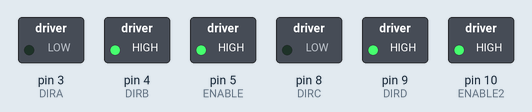
Simulated run of this sketch. Board: Arduino Uno, built with avr-gcc and run on an emulated ATmega328P. Shown: switched loads named in the sketch (green lamp = pin HIGH). What the sketch prints to the serial monitor is not drawn.

Above: at 0.2 s.
At 2.2 s:
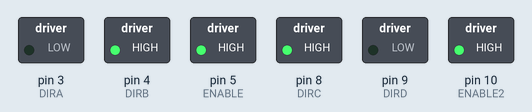
At 4.0 s:
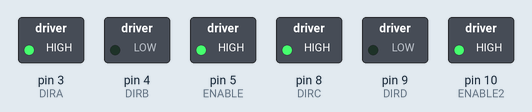
At 7.5 s:
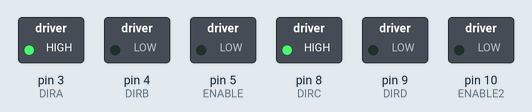
Timing chart, 0 to 10.4 s (numbered marks = the images above):
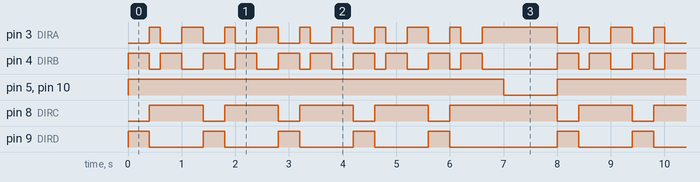

The sketch:

motors_test.ino
```cpp
/************************
Exercise the motor using
the L293D chip
************************/

#define ENABLE 5 // pin 1 chip
#define DIRA 3 // pin 7 chip
#define DIRB 4 // pin 2 chip
#define ENABLE2 10 // pin 10 chip
#define DIRC 8 // pin 15 chip
#define DIRD 9 // pin 9 chip
 // pins 4, 5, 12, 13 GND
 // pins 8 y 16 to 5V
 // pin 3 left motor
 // pin 6 left motor
 // pin 11 right motor
 // pin 14 right motor

enum state_t { stateStopped, stateRunning };
state_t state;
unsigned long startTime;
int i;

void setup() {
  //---set pin direction
  pinMode(ENABLE,OUTPUT);
  pinMode(ENABLE2, OUTPUT);
  pinMode(DIRA,OUTPUT);
  pinMode(DIRC, OUTPUT);
  pinMode(DIRB,OUTPUT);
  pinMode(DIRD, OUTPUT);
  Serial.begin(9600);
  state = stateStopped;
  startTime = millis();
}

void loop() {
  //---back and forth example
    Serial.println("One way, then reverse");
    digitalWrite(ENABLE,HIGH); // enable on
    digitalWrite(ENABLE2, HIGH);
    for (i=0;i<5;i++) {
    digitalWrite(DIRA,LOW); //forward
    digitalWrite(DIRC, LOW);
    digitalWrite(DIRB,HIGH);
    digitalWrite(DIRD, HIGH);
    delay(400);
    digitalWrite(DIRA,HIGH);  //backwards
    digitalWrite(DIRC, HIGH);
    digitalWrite(DIRB,LOW);
    digitalWrite(DIRD, LOW);
    delay(200);
    digitalWrite(DIRA,LOW); //turn left
    digitalWrite(DIRC, HIGH);
    digitalWrite(DIRB,HIGH);
    digitalWrite(DIRD, LOW);
    delay(400);
    digitalWrite(DIRA,HIGH);  //backwards
    digitalWrite(DIRC, HIGH);
    digitalWrite(DIRB,LOW);
    digitalWrite(DIRD, LOW);
    delay(400);
    }
  digitalWrite(ENABLE,LOW); // disable
  digitalWrite(ENABLE2, LOW);
  delay(1000);
}
```

Measured:
- by itself, pin 5 (ENABLE), pin 10 (ENABLE2): alternates HIGH for 7.0 s and LOW for 1.0 s
- by itself, pin 8 (DIRC): repeats every 8.0 s: 3 × (LOW 0.40 s, HIGH 1.0 s), LOW 0.40 s, HIGH 2.0 s, LOW 0.40 s, HIGH 1.0 s
- by itself, pin 9 (DIRD): repeats every 8.0 s: 4 × (LOW 1.0 s, HIGH 0.40 s), LOW 2.0 s, HIGH 0.40 s
- by itself, pin 3 (DIRA): repeats every 8.0 s: LOW 0.40 s, HIGH 0.40 s, LOW 0.40 s, HIGH 0.20 s, LOW 0.40 s, HIGH 0.40 s, LOW 0.40 s, HIGH 0.20 s, LOW 0.40 s, HIGH 0.40 s, LOW 0.40 s, HIGH 0.20 s, LOW 0.40 s, HIGH 0.40 s, LOW 0.40 s, HIGH 0.20 s, LOW 0.40 s, HIGH 1.4 s, LOW 0.40 s, HIGH 0.20 s
- by itself, pin 4 (DIRB): repeats every 8.0 s: LOW 0.20 s, HIGH 0.40 s, LOW 0.40 s, HIGH 0.40 s, LOW 0.20 s, HIGH 0.40 s, LOW 0.40 s, HIGH 0.40 s, LOW 0.20 s, HIGH 0.40 s, LOW 0.40 s, HIGH 0.40 s, LOW 0.20 s, HIGH 0.40 s, LOW 0.40 s, HIGH 0.40 s, LOW 0.20 s, HIGH 0.40 s, LOW 1.4 s, HIGH 0.40 s
